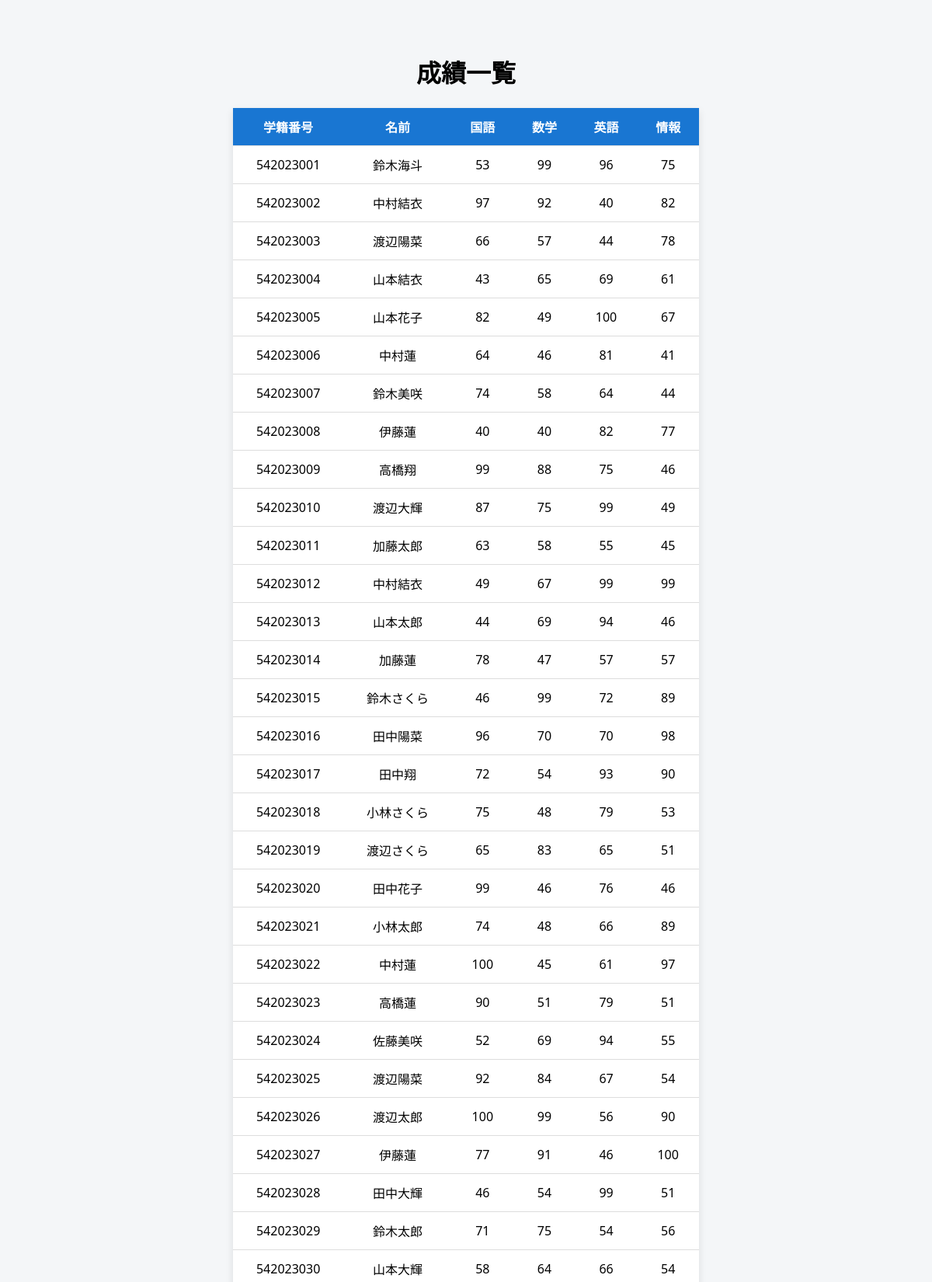
/scores (upper part), run on the app's committed database.
### tables this page shows
CREATE TABLE students (
    student_id TEXT PRIMARY KEY,
    name TEXT NOT NULL,
    department TEXT NOT NULL,
    grade INTEGER NOT NULL,
    year INTEGER NOT NULL
);

### app.py (the view)
@app.route("/scores")
def scores():
    cur = get_db().cursor()
    cur.execute("""
        SELECT
            students.student_id,
            students.name,
            students.department,
            MAX(CASE WHEN scores.subject = '国語' THEN scores.score END),
            MAX(CASE WHEN scores.subject = '数学' THEN scores.score END),
            MAX(CASE WHEN scores.subject = '英語' THEN scores.score END),
            MAX(CASE WHEN scores.subject = '情報' THEN scores.score END)
        FROM students
        LEFT JOIN scores ON students.student_id = scores.student_id
        GROUP BY students.student_id, students.name, students.department
        ORDER BY students.student_id
    """)
    rows = cur.fetchall()
    return render_template("scores.html", scores=rows)

### app.py (called while the page is built)
def get_db():
    db = getattr(g, "_database", None)
    if db is None:
        db = g._database = sqlite3.connect(DATABASE)
    return db

@app.teardown_appcontext
def close_connection(exception):
    db = getattr(g, "_database", None)
    if db is not None:
        db.close()

### templates/scores.html (shortened to what this page needs)
<!DOCTYPE html>
<html lang="ja">
<head>
</head>
<body>
<h1>成績一覧</h1>
<table>
    <tr>
        <th>学籍番号</th>
        <th>名前</th>
        <th>国語</th>
        <th>数学</th>
        <th>英語</th>
        <th>情報</th>
    </tr>
    {% for s in scores %}
    <tr>
        <td>{{ s[0] }}</td>
        <td>{{ s[1] }}</td>
        <td>{{ s[3] if s[3] is not none else "-" }}</td>
        <td>{{ s[4] if s[4] is not none else "-" }}</td>
        <td>{{ s[5] if s[5] is not none else "-" }}</td>
        <td>{{ s[6] if s[6] is not none else "-" }}</td>
    </tr>
{% endfor %}
</table>
</body>
</html>

### templates/scores.html (style rules this page uses)
body { font-family: "Segoe UI", sans-serif; background: #f4f6f8; padding: 40px; }
h1 { text-align: center; margin-bottom: 24px; }
table { margin: auto; border-collapse: collapse; background: #fff; min-width: 600px; box-shadow: 0 4px 10px rgba(0,0,0,0.1); }
th, td { padding: 12px 16px; text-align: center; border-bottom: 1px solid #ddd; }
th { background: #1976d2; color: white; }

### data on the page
students: student_id "542023001", name "鈴木海斗", s "53", s "99", s "96", s "75"
students: student_id "542023002", name "中村結衣", s "97", s "92", s "40", s "82"
students: student_id "542023003", name "渡辺陽菜", s "66", s "57", s "44", s "78"
students: student_id "542023004", name "山本結衣", s "43", s "65", s "69", s "61"
students: student_id "542023005", name "山本花子", s "82", s "49", s "100", s "67"
students: student_id "542023006", name "中村蓮", s "64", s "46", s "81", s "41"
students: student_id "542023007", name "鈴木美咲", s "74", s "58", s "64", s "44"
students: student_id "542023008", name "伊藤蓮", s "40", s "82", s "77"
students: student_id "542023009", name "高橋翔", s "99", s "88", s "75", s "46"
students: student_id "542023010", name "渡辺大輝", s "87", s "75", s "99", s "49"
students: student_id "542023011", name "加藤太郎", s "63", s "58", s "55", s "45"
students: student_id "542023012", name "中村結衣", s "49", s "67", s "99"
students: student_id "542023013", name "山本太郎", s "44", s "69", s "94", s "46"
students: student_id "542023014", name "加藤蓮", s "78", s "47", s "57"
students: student_id "542023015", name "鈴木さくら", s "46", s "99", s "72", s "89"
students: student_id "542023016", name "田中陽菜", s "96", s "70", s "98"
students: student_id "542023017", name "田中翔", s "72", s "54", s "93", s "90"
students: student_id "542023018", name "小林さくら", s "75", s "48", s "79", s "53"
students: student_id "542023019", name "渡辺さくら", s "65", s "83", s "51"
students: student_id "542023020", name "田中花子", s "99", s "46", s "76"
students: student_id "542023021", name "小林太郎", s "74", s "48", s "66", s "89"
students: student_id "542023022", name "中村蓮", s "100", s "45", s "61", s "97"
students: student_id "542023023", name "高橋蓮", s "90", s "51", s "79"
students: student_id "542023024", name "佐藤美咲", s "52", s "69", s "94", s "55"
students: student_id "542023025", name "渡辺陽菜", s "92", s "84", s "67", s "54"
students: student_id "542023026", name "渡辺太郎", s "100", s "99", s "56", s "90"
students: student_id "542023027", name "伊藤蓮", s "77", s "91", s "46", s "100"
students: student_id "542023028", name "田中大輝", s "46", s "54", s "99", s "51"
students: student_id "542023029", name "鈴木太郎", s "71", s "75", s "54", s "56"
students: student_id "542023030", name "山本大輝", s "58", s "64", s "66", s "54"
